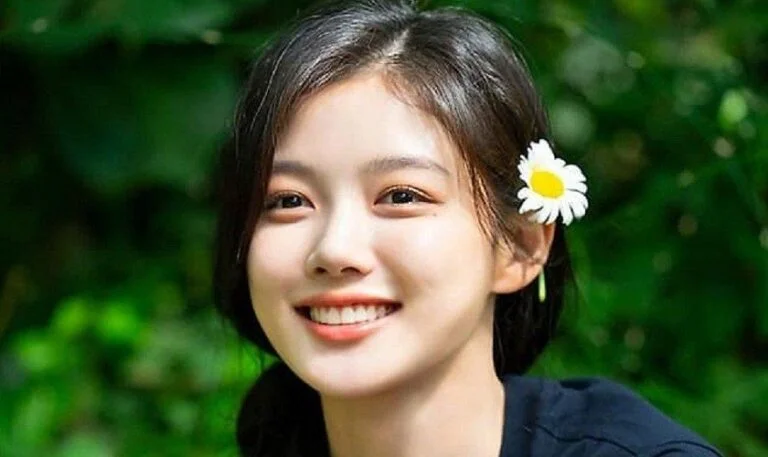
#> input picture t/bieu-cam-cuoi-tu-nhien-khi-chup-anh-768x457.webp, 768 x 457 px, found by its file name
$ python t.py
#> lines starting #> are read from the running program, lines starting #| are printed output that depends on the picture
import cv2
import numpy as np
import os

# ĐƯỜNG DẪN
path_input = r"D:\XuLyAnh\HM\bieu-cam-cuoi-tu-nhien-khi-chup-anh-768x457.webp"
out_dir = r"D:\XuLyAnh\HM\t"

os.makedirs(out_dir, exist_ok=True)

# Load ảnh gốc grayscale
img = cv2.imread(path_input, cv2.IMREAD_GRAYSCALE).astype(np.float32) / 255.0
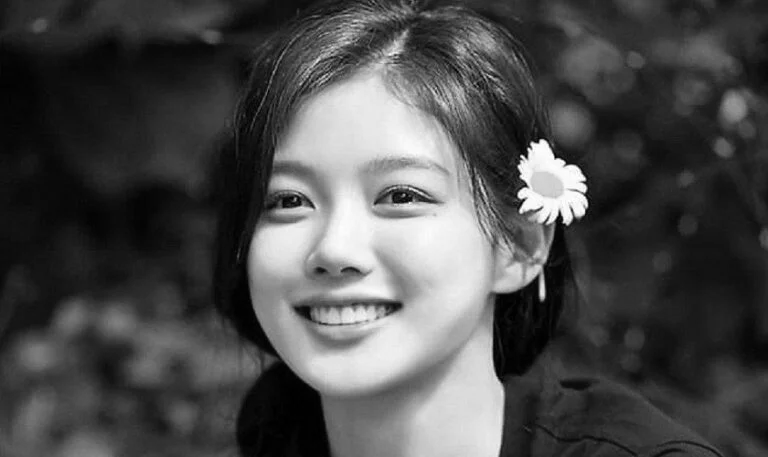
#> img: shape (457, 768) float32; min 0, max 1, mean 0.297

# Hàm tạo nhiễu
def add_noise(img, sigma):
    noise = np.random.normal(0, sigma, img.shape).astype(np.float32)
    return np.clip(img + noise, 0, 1)

# ====== 3 mức nhiễu ======
noise_levels = {
    "nhieu_nhe" : 0.05,   # nhiễu nhẹ
    "nhieu_vua" : 0.10,   # nhiễu trung bình (khuyên dùng)
    "nhieu_manh": 0.18    # nhiễu mạnh
}

for name, sigma in noise_levels.items():
    noisy = add_noise(img, sigma)
    output_path = os.path.join(out_dir, f"{name}.png")
    cv2.imwrite(output_path, (noisy * 255).astype(np.uint8))
    print(f"Đã tạo: {output_path}  (sigma={sigma})")
#> this loop made 3 passes
#> pass 2, `noisy = add_noise(img, sigma)`:
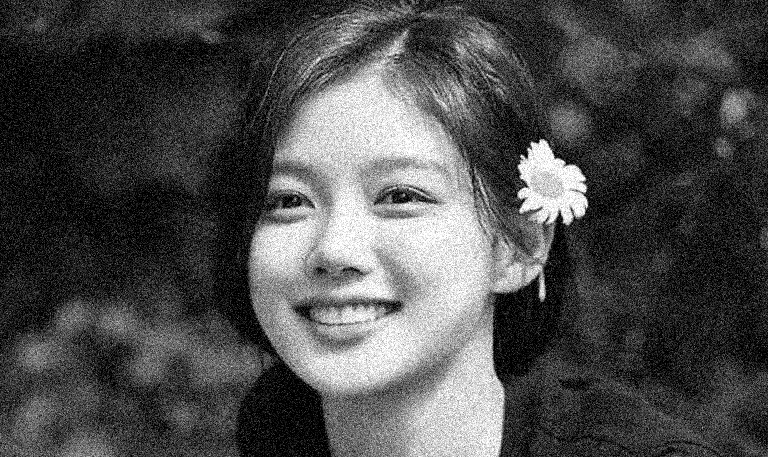
#> noisy: shape (457, 768) float32; min 0, max 1, mean 0.302

$ run again, with t/hinh-anh-hoa-huong-duong-cuc-dep_112957533.jpg saved as t/bieu-cam-cuoi-tu-nhien-khi-chup-anh-768x457.webp
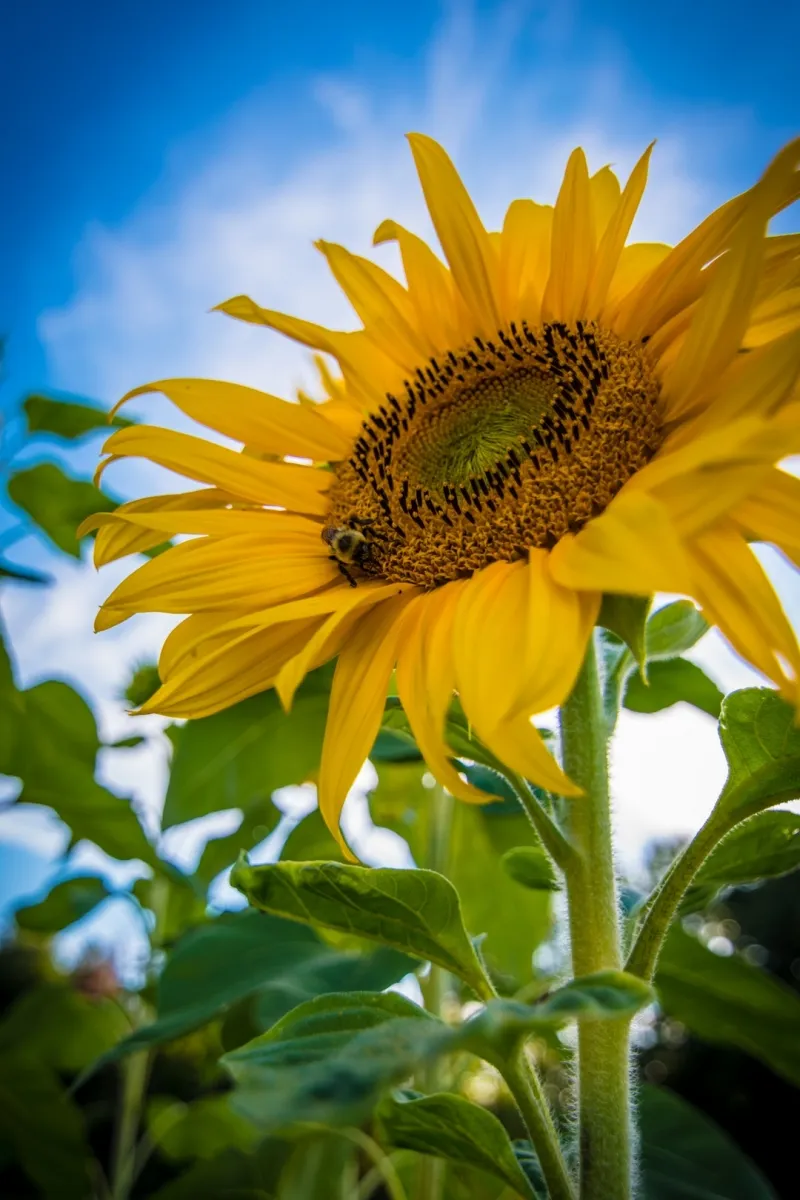
#> input picture t/hinh-anh-hoa-huong-duong-cuc-dep_112957533.jpg, 800 x 1200 px, found by its file name
#> `img = cv2.imread(path_input, cv2.IMREAD_GRAYSCALE).astype(np.float32) ..`:
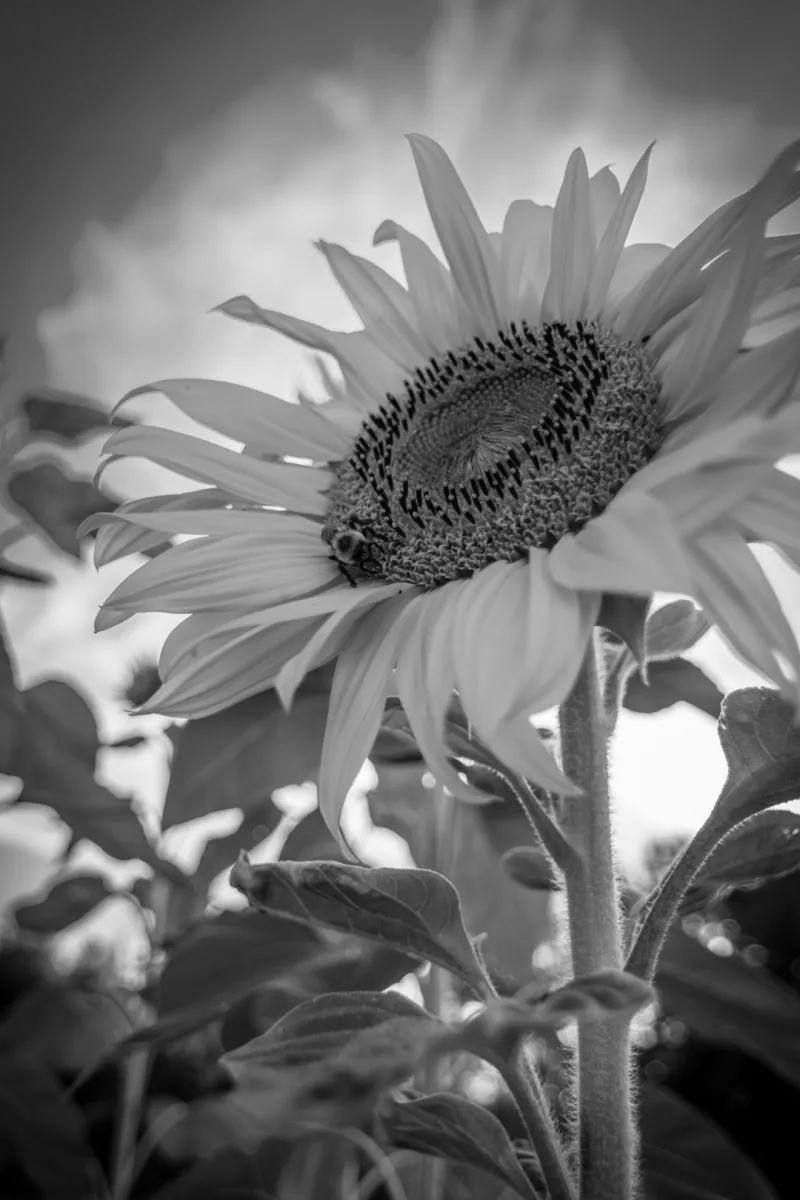
#> img: shape (1200, 800) float32; min 0, max 1, mean 0.446
